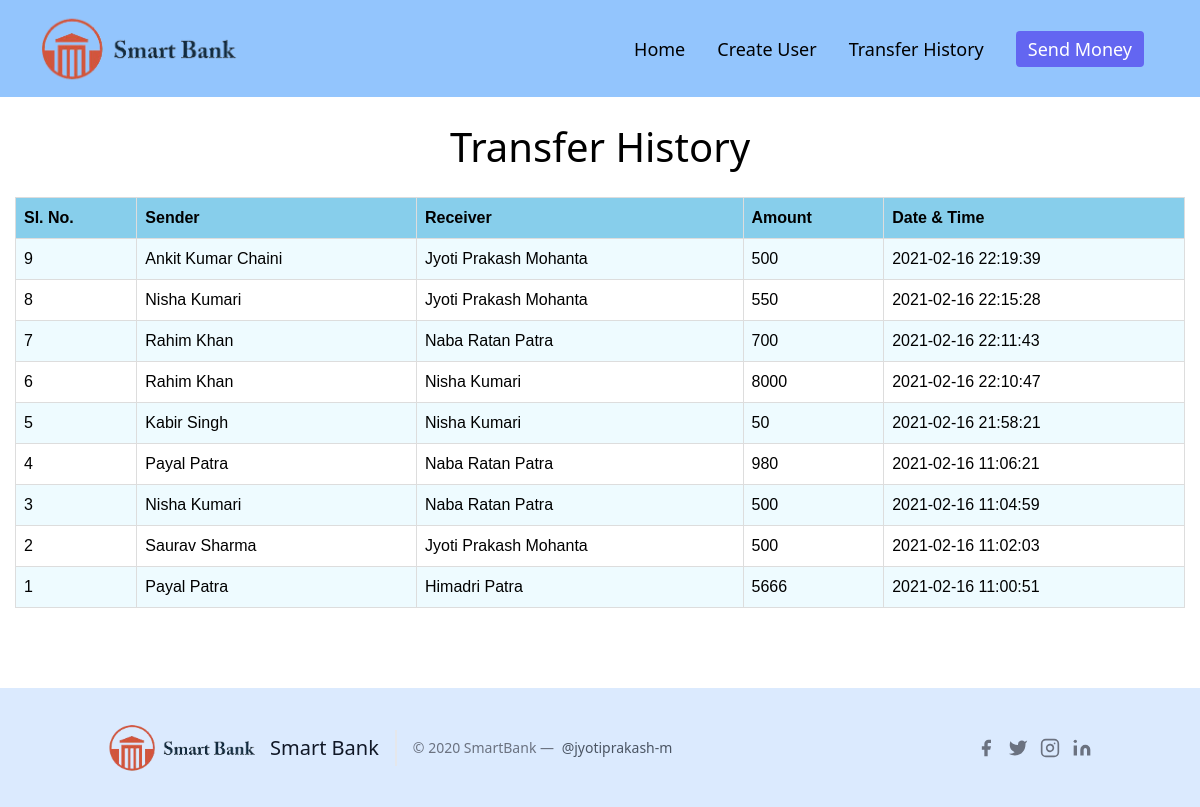
The page /transactionHistory.php on the database its author committed.
### tables this page shows
CREATE TABLE `transaction` (
  `slno` int(11) NOT NULL,
  `sender` varchar(255) NOT NULL,
  `receiver` varchar(255) NOT NULL,
  `amount` int(11) NOT NULL,
  `datetime` datetime NOT NULL DEFAULT current_timestamp()
);

### transactionHistory.php (the view, shortened to what this page needs)
<!DOCTYPE html>
<html lang="en">
<head>
    <link rel="stylesheet" href="./css/style.css">
    <link rel="stylesheet" href="https://unpkg.com/aos@next/dist/aos.css" />
</head>
<body>
    <?php include "navbar.php" ?>
    <h1 class="heading-section">Transfer History</h1>
    <div class="table-body">
        <?php
        include "connection.php";
        $selectQuery = "SELECT * FROM `transaction` ORDER BY slno DESC";
        $result = mysqli_query($conn, $selectQuery);
        ?>
        <table>
            <tr>
                <th>Sl. No.</th>
                <th>Sender</th>
                <th>Receiver</th>
                <th>Amount</th>
                <th>Date & Time</th>
            </tr>
            <?php while ($rows = mysqli_fetch_array($result)) {
            ?>
                <tr data-aos="fade-up">
                    <td><?php echo $rows['slno'] ?></td>
                    <td><?php echo $rows['sender'] ?></td>
                    <td><?php echo $rows['receiver'] ?></td>
                    <td><?php echo $rows['amount'] ?></td>
                    <td><?php echo $rows['datetime'] ?></td>
                </tr>
            <?php
            } ?>
        </table>
    </div>
    <?php include "footer.php" ?>
</body>
</html>

### css/style.css (style rules this page uses)
* { margin: 0; padding: 0; }
body { overflow-x: hidden; background-size: cover; }
.heading-section { text-align: center; font-size: 40px; margin: 20px auto; }
.table-body { padding: 0 15px; }
table { font-family: arial, sans-serif; border-collapse: collapse; width: 100%; }
td, th { border: 1px solid #dddddd; text-align: left; padding: 8px; }
tr:nth-child(even) { background-color: #eefbff; }
tr:nth-child(1) { background-color: skyblue; }

### transactionHistory.php (style rules this page uses)
body { overflow-x: visible; }

### rows shown on the page
transaction: slno "9", sender "Ankit Kumar Chaini", receiver "Jyoti Prakash Mohanta", amount "500", datetime "2021-02-16 22:19:39"
transaction: slno "8", sender "Nisha Kumari", receiver "Jyoti Prakash Mohanta", amount "550", datetime "2021-02-16 22:15:28"
transaction: slno "7", sender "Rahim Khan", receiver "Naba Ratan Patra", amount "700", datetime "2021-02-16 22:11:43"
transaction: slno "6", sender "Rahim Khan", receiver "Nisha Kumari", amount "8000", datetime "2021-02-16 22:10:47"
transaction: slno "5", sender "Kabir Singh", receiver "Nisha Kumari", amount "50", datetime "2021-02-16 21:58:21"
transaction: slno "4", sender "Payal Patra", receiver "Naba Ratan Patra", amount "980", datetime "2021-02-16 11:06:21"
transaction: slno "3", sender "Nisha Kumari", receiver "Naba Ratan Patra", amount "500", datetime "2021-02-16 11:04:59"
transaction: slno "2", sender "Saurav Sharma", receiver "Jyoti Prakash Mohanta", amount "500", datetime "2021-02-16 11:02:03"
transaction: slno "1", sender "Payal Patra", receiver "Himadri Patra", amount "5666", datetime "2021-02-16 11:00:51"
